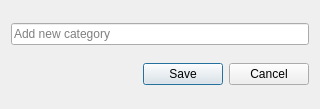
<?xml version="1.0" encoding="UTF-8"?>
<ui version="4.0">
 <class>addCatDialog</class>
 <widget class="QDialog" name="addCatDialog">
  <property name="geometry">
   <rect>
    <x>0</x>
    <y>0</y>
    <width>320</width>
    <height>109</height>
   </rect>
  </property>
  <property name="windowTitle">
   <string>Add a new category</string>
  </property>
  <layout class="QGridLayout" name="gridLayout">
   <item row="0" column="0">
    <widget class="QLineEdit" name="addCatLineEdit">
     <property name="placeholderText">
      <string>Add new category</string>
     </property>
    </widget>
   </item>
   <item row="1" column="0">
    <widget class="QDialogButtonBox" name="addCatButtonBox">
     <property name="orientation">
      <enum>Qt::Horizontal</enum>
     </property>
     <property name="standardButtons">
      <set>QDialogButtonBox::Cancel|QDialogButtonBox::Save</set>
     </property>
    </widget>
   </item>
  </layout>
 </widget>
 <resources/>
 <connections>
  <connection>
   <sender>addCatButtonBox</sender>
   <signal>accepted()</signal>
   <receiver>addCatDialog</receiver>
   <slot>accept()</slot>
   <hints>
    <hint type="sourcelabel">
     <x>248</x>
     <y>254</y>
    </hint>
    <hint type="destinationlabel">
     <x>157</x>
     <y>274</y>
    </hint>
   </hints>
  </connection>
  <connection>
   <sender>addCatButtonBox</sender>
   <signal>rejected()</signal>
   <receiver>addCatDialog</receiver>
   <slot>reject()</slot>
   <hints>
    <hint type="sourcelabel">
     <x>316</x>
     <y>260</y>
    </hint>
    <hint type="destinationlabel">
     <x>286</x>
     <y>274</y>
    </hint>
   </hints>
  </connection>
 </connections>
</ui>
